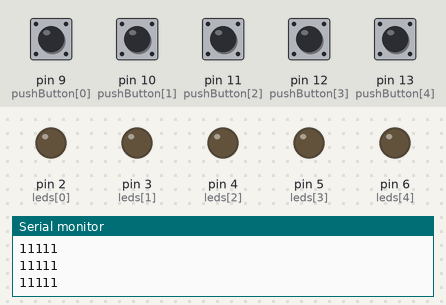
Recording of a sketch running on a simulated Arduino Uno, built with avr-gcc and run on an emulated ATmega328P. Shown: output pins drawn as LEDs (lit = HIGH), the last lines printed to the serial monitor. The inputs (shaded band) are chosen by the test bench; at power-on: pin 9 (pushButton[0]), pin 10 (pushButton[1]), pin 11 (pushButton[2]), pin 12 (pushButton[3]), pin 13 (pushButton[4]) HIGH.

Above: at 1.2 s.
1.3 s: pin 9 (pushButton[0]) pulled LOW for 1 s
At 1.8 s:
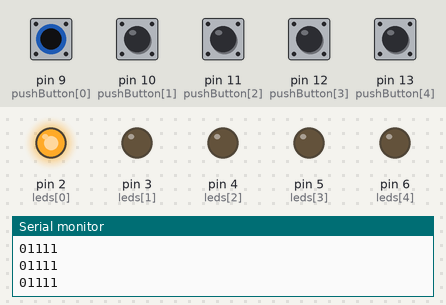
4.3 s: pin 10 (pushButton[1]) pulled LOW for 0.15 s
At 4.41 s:
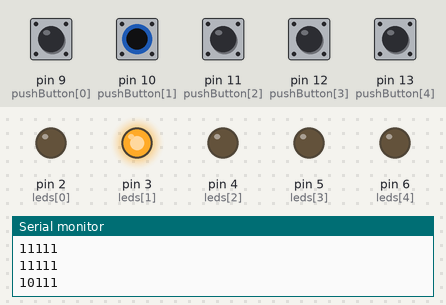
6.0 s: pin 11 (pushButton[2]) pulled LOW for 0.15 s
At 6.12 s:
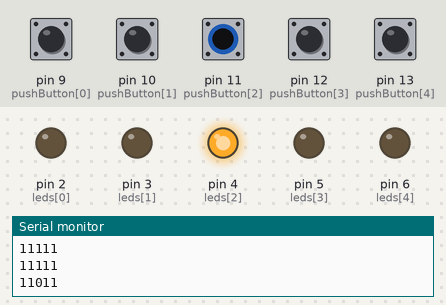
7.7 s: pin 12 (pushButton[3]) pulled LOW for 0.15 s
At 7.83 s:
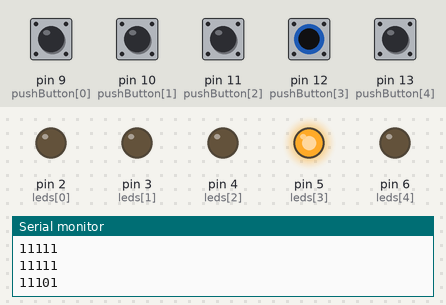
9.4 s: pin 13 (pushButton[4]) pulled LOW for 0.15 s
At 9.53 s:
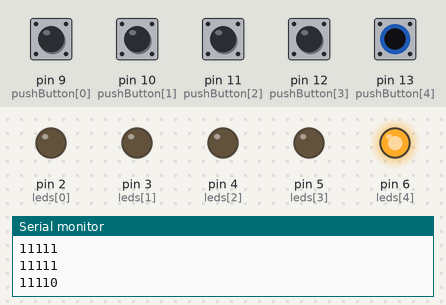
11.1 s: pin 9 (pushButton[0]) driven LOW and pin 10 (pushButton[1]) driven LOW
At 11.64 s:
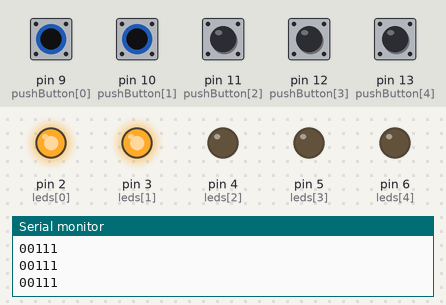
Timing chart, 0 to 14.1 s (numbered marks = the images above; inputs shaded):
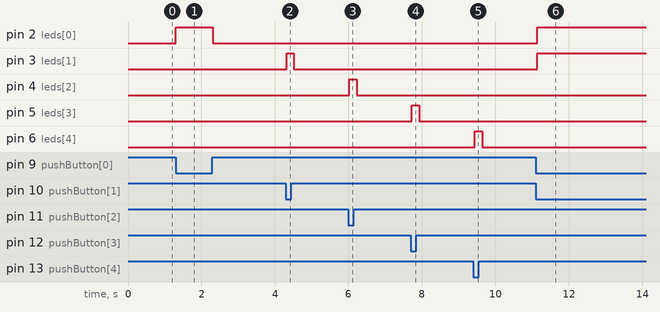

Measured:
- after the input at 1.3 s, pin 2 (leds[0]): LOW → HIGH at once, → LOW 1.0 s later
- after the input at 4.3 s, pin 3 (leds[1]): LOW → HIGH at once, → LOW 0.20 s later
- after the input at 6.0 s, pin 4 (leds[2]): LOW → HIGH at once, → LOW 0.20 s later
- after the input at 7.7 s, pin 5 (leds[3]): LOW → HIGH at once, → LOW 0.20 s later
- after the input at 9.4 s, pin 6 (leds[4]): LOW → HIGH at once, → LOW 0.20 s later
- after the input at 11.1 s, pin 2 (leds[0]), pin 3 (leds[1]): LOW → HIGH at once

The sketch:

P13_EjePulsadoresLeds.ino
```cpp
int pushButton[5] = {9, 10, 11, 12, 13};  //pines de los botones
int botones[5] = {0, 0, 0, 0, 0};         //guarda el estado de los botones
int leds[5] = {2, 3, 4, 5, 6};            //pines de los leds
void setup() {
  // put your setup code here, to run once:
  for (int i = 0; i < 5; i++) {
    pinMode(pushButton[i], INPUT_PULLUP); //modo de operacion a pines botones
    pinMode(leds[i], OUTPUT);             //modo de operacion a pines led
  }
  Serial.begin(9600);                     //comunicacion serial
}

void loop() {
  // put your main code here, to run repeatedly:
  for (int i = 0; i < 5; i++) {
    botones[i] = digitalRead(pushButton[i]);  //lectura botones y guardado negado
    //Serial.println(botones[i]);               //impresion serial botones
  }
  for(int i = 0; i < 5; i++){
        Serial.print(botones[i]);
    }
 Serial.println("");                          //salto de linea
  for (int f = 0; f < 5 ; f++) {
    if (botones[f] == 0) {                    //si algun boton esta en cero se ejecuta el switch case
      switch (f) {                //se enciende el led correspondiente al boton
        case 0:
          digitalWrite(leds[0], 1);
          break;
        case 1:
          digitalWrite(leds[1], 1);
          break;
        case 2:
          digitalWrite(leds[2], 1);
          break;
        case 3:
          digitalWrite(leds[3], 1);
          break;
        case 4:
          digitalWrite(leds[4], 1);
          break;
      }
    }
  }
  delay(100);
  for (int i = 0; i < 5 ; i++) {    // de apagan todos los botones
      digitalWrite(leds[i], 0);
  }
}
```
